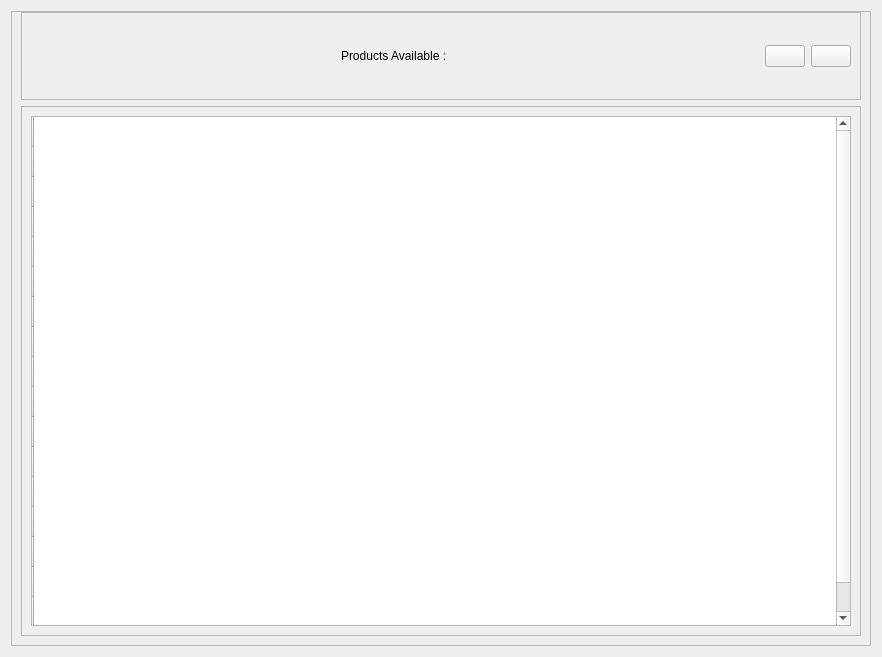
         <widget class="QWidget" name="AvailablePage">
          <layout class="QHBoxLayout" name="horizontalLayout_13">
           <item>
            <widget class="QFrame" name="AvailableContainer">
             <property name="frameShape">
              <enum>QFrame::StyledPanel</enum>
             </property>
             <property name="frameShadow">
              <enum>QFrame::Raised</enum>
             </property>
             <layout class="QVBoxLayout" name="verticalLayout_11" stretch="1,6">
              <property name="topMargin">
               <number>0</number>
              </property>
              <item>
               <widget class="QFrame" name="AvailableHeader">
                <property name="frameShape">
                 <enum>QFrame::StyledPanel</enum>
                </property>
                <property name="frameShadow">
                 <enum>QFrame::Raised</enum>
                </property>
                <layout class="QHBoxLayout" name="horizontalLayout_10">
                 <item>
                  <spacer name="horizontalSpacer_7">
                   <property name="orientation">
                    <enum>Qt::Horizontal</enum>
                   </property>
                   <property name="sizeHint" stdset="0">
                    <size>
                     <width>310</width>
                     <height>20</height>
                    </size>
                   </property>
                  </spacer>
                 </item>
                 <item>
                  <widget class="QLabel" name="availableTitle">
                   <property name="text">
                    <string>Products Available : </string>
                   </property>
                  </widget>
                 </item>
                 <item>
                  <spacer name="horizontalSpacer_8">
                   <property name="orientation">
                    <enum>Qt::Horizontal</enum>
                   </property>
                   <property name="sizeHint" stdset="0">
                    <size>
                     <width>309</width>
                     <height>20</height>
                    </size>
                   </property>
                  </spacer>
                 </item>
                 <item>
                  <widget class="QPushButton" name="LendBtn">
                   <property name="focusPolicy">
                    <enum>Qt::NoFocus</enum>
                   </property>
                   <property name="text">
                    <string/>
                   </property>
                   <property name="icon">
                    <iconset resource="../resources/resources.qrc">
                     <normaloff>:/icons/icons/black/add.png</normaloff>:/icons/icons/black/add.png</iconset>
                   </property>
                   <property name="iconSize">
                    <size>
                     <width>45</width>
                     <height>45</height>
                    </size>
                   </property>
                  </widget>
                 </item>
                 <item>
                  <widget class="QPushButton" name="ReturnBtn">
                   <property name="focusPolicy">
                    <enum>Qt::NoFocus</enum>
                   </property>
                   <property name="text">
                    <string/>
                   </property>
                   <property name="icon">
                    <iconset resource="../resources/resources.qrc">
                     <normaloff>:/icons/icons/black/back.png</normaloff>:/icons/icons/black/back.png</iconset>
                   </property>
                   <property name="iconSize">
                    <size>
                     <width>40</width>
                     <height>40</height>
                    </size>
                   </property>
                  </widget>
                 </item>
                </layout>
               </widget>
              </item>
              <item>
               <widget class="QFrame" name="AvailableBody">
                <property name="frameShape">
                 <enum>QFrame::StyledPanel</enum>
                </property>
                <property name="frameShadow">
                 <enum>QFrame::Raised</enum>
                </property>
                <layout class="QHBoxLayout" name="horizontalLayout_11">
                 <item>
                  <widget class="QTableWidget" name="availableWidget">
                   <property name="focusPolicy">
                    <enum>Qt::NoFocus</enum>
                   </property>
                   <property name="lineWidth">
                    <number>2</number>
                   </property>
                   <property name="sizeAdjustPolicy">
                    <enum>QAbstractScrollArea::AdjustToContents</enum>
                   </property>
                   <property name="autoScroll">
                    <bool>false</bool>
                   </property>
                   <property name="editTriggers">
                    <set>QAbstractItemView::NoEditTriggers</set>
                   </property>
                   <property name="tabKeyNavigation">
                    <bool>false</bool>
                   </property>
                   <property name="alternatingRowColors">
                    <bool>true</bool>
                   </property>
                   <property name="selectionMode">
                    <enum>QAbstractItemView::ExtendedSelection</enum>
                   </property>
                   <property name="selectionBehavior">
                    <enum>QAbstractItemView::SelectItems</enum>
                   </property>
                   <property name="verticalScrollMode">
                    <enum>QAbstractItemView::ScrollPerPixel</enum>
                   </property>
                   <property name="horizontalScrollMode">
                    <enum>QAbstractItemView::ScrollPerPixel</enum>
                   </property>
                   <property name="showGrid">
                    <bool>true</bool>
                   </property>
                   <property name="gridStyle">
                    <enum>Qt::SolidLine</enum>
                   </property>
                   <property name="columnCount">
                    <number>0</number>
                   </property>
                   <attribute name="horizontalHeaderMinimumSectionSize">
                    <number>50</number>
                   </attribute>
                   <attribute name="horizontalHeaderDefaultSectionSize">
                    <number>50</number>
                   </attribute>
                   <attribute name="horizontalHeaderShowSortIndicator" stdset="0">
                    <bool>true</bool>
                   </attribute>
                   <attribute name="horizontalHeaderStretchLastSection">
                    <bool>false</bool>
                   </attribute>
                   <attribute name="verticalHeaderMinimumSectionSize">
                    <number>30</number>
                   </attribute>
                   <attribute name="verticalHeaderStretchLastSection">
                    <bool>false</bool>
                   </attribute>
                   <row>
                    <property name="text">
                     <string/>
                    </property>
                    <property name="textAlignment">
                     <set>AlignCenter</set>
                    </property>
                   </row>
                   <row>
                    <property name="text">
                     <string/>
                    </property>
                   </row>
                   <row>
                    <property name="text">
                     <string/>
                    </property>
                   </row>
                   <row>
                    <property name="text">
                     <string/>
                    </property>
                   </row>
                   <row>
                    <property name="text">
                     <string/>
                    </property>
                   </row>
                   <row>
                    <property name="text">
                     <string/>
                    </property>
                   </row>
                   <row>
                    <property name="text">
                     <string/>
                    </property>
                   </row>
                   <row>
                    <property name="text">
                     <string/>
                    </property>
                   </row>
                   <row>
                    <property name="text">
                     <string/>
                    </property>
                   </row>
                   <row>
                    <property name="text">
                     <string/>
                    </property>
                   </row>
                   <row>
                    <property name="text">
                     <string/>
                    </property>
                   </row>
                   <row>
                    <property name="text">
                     <string/>
                    </property>
                   </row>
                   <row>
                    <property name="text">
                     <string/>
                    </property>
                   </row>
                   <row>
                    <property name="text">
                     <string/>
                    </property>
                   </row>
                   <row>
                    <property name="text">
                     <string/>
                    </property>
                   </row>
                   <row>
                    <property name="text">
                     <string/>
                    </property>
                   </row>
                   <row>
                    <property name="text">
                     <string/>
                    </property>
                   </row>
                   <row>
                    <property name="text">
                     <string/>
                    </property>
                   </row>
                  </widget>
                 </item>
                </layout>
               </widget>
              </item>
             </layout>
            </widget>
           </item>
          </layout>
         </widget>
